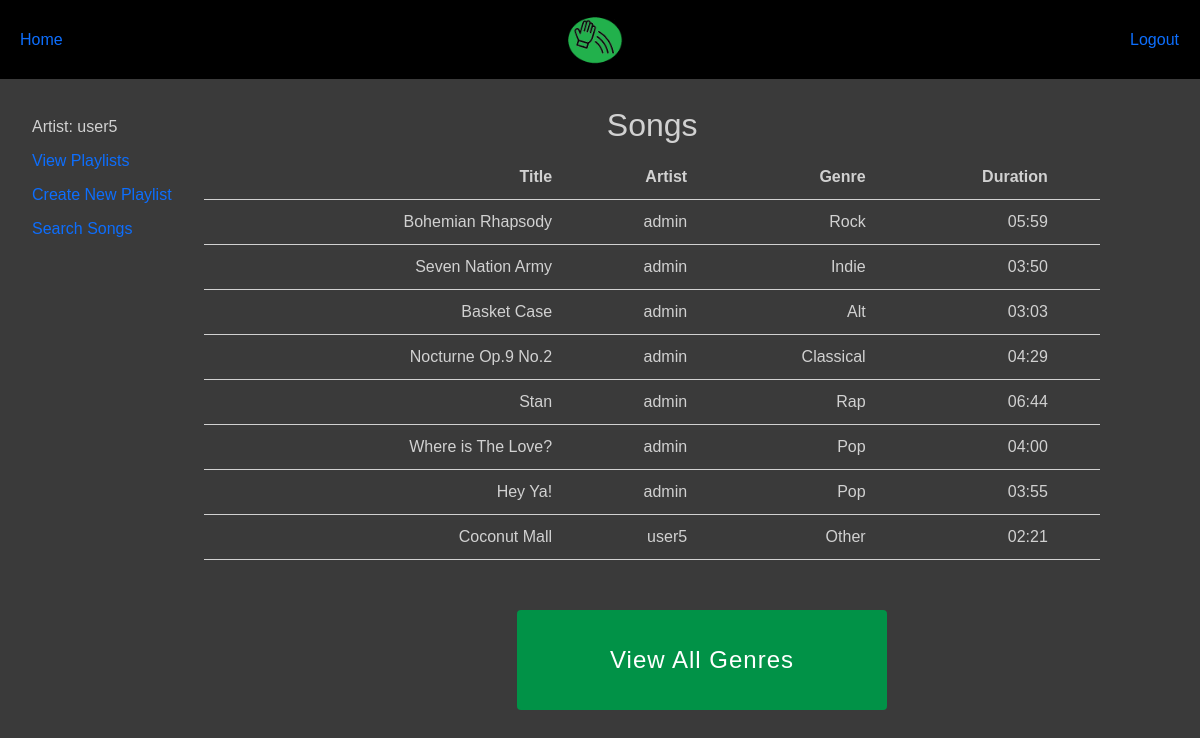
The app's page /slapify/songs/ (signed in) with its own data.
### slapify_web_app/models.py (models this page shows, shortened)
class User(AbstractUser):
    user_type_choices = (
        ('Admin', 'Admin'),
        ('Artist', 'Artist'),
        ('User', 'User'),
    )
    user_type = models.CharField(max_length=20, choices=user_type_choices, default='User')
    objects = UserManager()
    class Meta:
        permissions = [
            ('can_view_special_content', 'Can view special content'),
        ]
    groups = models.ManyToManyField(
        'auth.Group',
        related_name='custom_slapifyuser_groups',
        related_query_name='custom_slapifyuser_group'
    )
    user_permissions = models.ManyToManyField(
        'auth.Permission',
        related_name='custom_slapifyuser_user_permissions',
        related_query_name='custom_slapifyuser_user_permission'
    )

class Song(models.Model):
    title = models.CharField(max_length=100)
    artist = models.CharField(max_length=100)
    genre_choices = (
        ('Pop', 'Pop'),
        ('Rock', 'Rock'),
        ('Classical', 'Classical'),
        ('Rap', 'Rap'),
        ('Alt', 'Alt'),
        ('Indie', 'Indie'),
        ('Other', 'Other')
    )
    genre = models.CharField(max_length=20, choices=genre_choices, default='Other')
    song_file = models.FileField(upload_to='songs/')
    duration_minutes = models.IntegerField(blank=True, null=True)
    duration_seconds = models.IntegerField(blank=True, null=True)
    def formatted_duration(self):
        if self.duration_minutes is not None and self.duration_seconds is not None:
            return f"{self.duration_minutes:02d}:{self.duration_seconds:02d}"
        else:
            return "N/A"

### slapify_web_app/views.py (the view)
# urls.py: path('songs/', views.songs, name='songs'),
def songs(request):
    songs = Song.objects.filter()
    return render(request, 'admin/songs.html', {'songs':songs})

### slapify_web_app/templates/admin/songs.html
{% extends "base_template.html" %}
{% block content %}
    <div class="playlist_head_container">
        <h2 class="playlist_head">Songs</h2>
    </div>
    <table class="playlist_table">
        <tr class="playlist_table_row">
            <th class="playlist_table_head">Title</th>
            <th class="playlist_table_head">Artist</th>
            <th class="playlist_table_head">Genre</th>
            <th class="playlist_table_head">Duration</th>
            <th class="playlist_table_head"></th>
        </tr>
        {% for song in songs %}
            <tr class="playlist_table_row">
                <td class="playlist_table_cell">{{song.title}}</td>
                <td class="playlist_table_cell">{{song.artist}}</td>
                <td class="playlist_table_cell">{{song.genre}}</td>
                <td class="playlist_table_cell">{{song.formatted_duration}}</td>
            </tr>
        {% endfor %}
    </table>
    <div class="col-md-12 text-center">
        <button type="button" class="block" onclick="location.href = '/slapify/genres/'">View All Genres</button>
    </div>
{% endblock %}

### slapify_web_app/templates/base_template.html (shortened to what this page needs)
<!DOCTYPE html>
<html lang="en">
<head>
    <link rel="stylesheet" href="https://cdn.jsdelivr.net/npm/bootstrap@5.3.3/dist/css/bootstrap.min.css"
>
    {% load static %}
    <link rel="stylesheet" href="{% static 'css/styles.css' %}" />
</head>
<body>
    <div class="col-lg-12 d-lg-block">
        <ul class="navbar">
            {% if user.is_authenticated %}
            <li class="navbar-item">
                <a href="{% url 'index' %}">Home</a>
            </li>
            <li class="navbar-item">
                <img src="{% static 'Slapify_logo.png' %}" alt="Slapify Logo"
                width="85">
            </li>
            <li class="navbar-item">
                <form id="logout-form" method="post" action="{% url 'logout' %}">
                <button type="submit" class="btn btn-link" style="text-decoration: none;">Logout</button>
                </form>
            </li>
            {% endif %}
        </ul>
    </div>
    {% block sidebar %}
        <div class="row">
            {% if user.is_authenticated %}
            <div class="col-lg d-lg-block sidebar">
                <ul class="sidebar-nav">
                    <li class="sidebar-item">{{user.user_type}}: {{ user.get_username }}</li>
                    <li class="sidebar-item">
                        <a href="{% url 'my_playlists' %}">View Playlists</a>
                    </li>
                    <li class="sidebar-item">
                        <a href="{% url 'create_playlist' %}">Create New Playlist</a>
                    </li>
                    <li class="sidebar-item">
                        <a href="{% url 'song_search' %}">Search Songs</a>
                    </li>
                </ul>
            </div>
                <div class="col-lg-10">{% block content %}{% endblock content %}</div>
            {% else %}
                <div class="col-lg-12">{% block logged_out_content %}{% endblock logged_out_content %}</div>
            {% endif %}
        </div>
    {% endblock sidebar %}
</body>
</html>

### slapify_web_app/static/css/styles.css (style rules this page uses)
body { background-color: rgb(58, 58, 58); font-family: Verdana, Geneva, Tahoma, sans-serif; color: rgb(209, 209, 209); }
h2 { text-align: center; margin: 30px; }
.navbar { background-color: black; width: 100%; }
#logout-form { display: inline; }
#logout-form button { padding: 0; margin: 0; }
.navbar { list-style-type: none; }
.sidebar-nav { margin-top: 20px; padding: 5; list-style: inside; }
.navbar-item { display: inline; margin-left: 20px; margin-right: 20px; }
.sidebar-item { display: block; margin-top: 10px; }
a:hover, a:visited, a:link, a:active { text-decoration: none; }
.playlist_table { width: 90%; }
.playlist_table_row { border-bottom: 1px solid; }
.playlist_table_head { text-align: right; padding: 10px; }
.playlist_table_cell { text-align: right; padding: 10px; }
.playlist_head_container { width: 100%; display: flex; justify-content: center; align-items: center; margin: 30px; position: relative; }
.playlist_head { position: absolute; right: 30%; width: 50%; }
.block { display: inline-block; border: none; background-color: #019247; padding: 14px 28px; border-radius: 4px; width: 37.1%; height: 100px; font-size: 24px; color: white; font-family: Impact, Haettenschweiler, 'Arial Narrow Bold', sans-serif; letter-spacing: 1px; cursor: pointer; text-align: center; vertical-align: bottom; margin-left: auto; margin-right: auto; margin-bottom: 5px; margin-top: 50px; }

### records on screen
User: user_type "Artist", get_username "user5"
Song: title "Bohemian Rhapsody", artist "admin", genre "Rock", formatted_duration "05:59"
Song: title "Seven Nation Army", artist "admin", genre "Indie", formatted_duration "03:50"
Song: title "Basket Case", artist "admin", genre "Alt", formatted_duration "03:03"
Song: title "Nocturne Op.9 No.2", artist "admin", genre "Classical", formatted_duration "04:29"
Song: title "Stan", artist "admin", genre "Rap", formatted_duration "06:44"
Song: title "Where is The Love?", artist "admin", genre "Pop", formatted_duration "04:00"
Song: title "Hey Ya!", artist "admin", genre "Pop", formatted_duration "03:55"
Song: title "Coconut Mall", artist "user5", genre "Other", formatted_duration "02:21"
